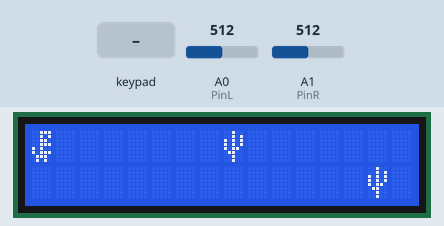
This sketch was run on a simulated Arduino Uno, built with avr-gcc and run on an emulated ATmega328P. Parts: 16×2 character LCD. Inputs (shaded band) come from the test bench; at power-on: A0 (PinL) = 512, A1 (PinR) = 512. Random numbers use the default seed unless the sketch sets one; what the sketch prints to the serial monitor is not drawn.

Above: at 1.2 s.
1.3 s: A0 (PinL) set to 585
2.8 s: A0 (PinL) set to 616
At 5.5 s:
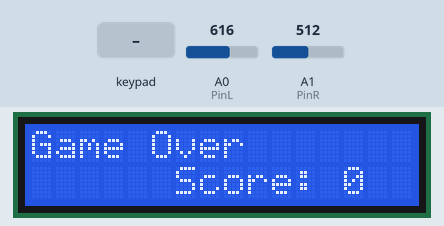
7.3 s: keypad keys 9 8 7 6 # pressed 0.4 s apart
At 7.96 s:
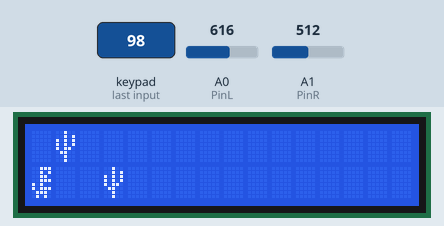
10.8 s: keypad keys 9 8 7 6 * pressed 0.4 s apart
At 12.6 s:
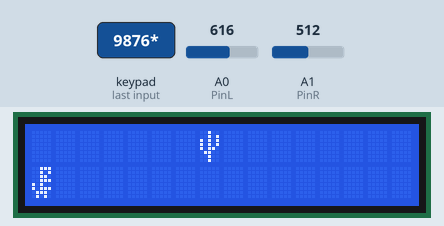
14.3 s: keypad keys 9 8 7 6 A pressed 0.4 s apart
At 16.26 s:
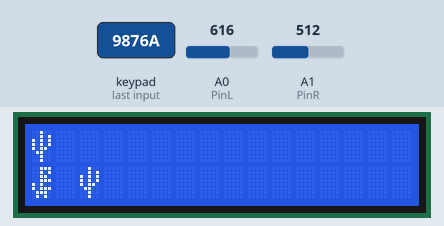
Timing chart, 0 to 17.8 s (numbered marks = the images above; inputs shaded):
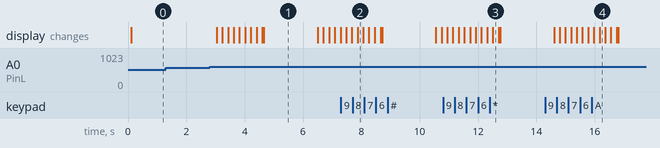

The sketch:

basic2.ino
```cpp
#include <Arduino_FreeRTOS.h>
#include <Key.h>
#include <Keypad.h>
#include <Wire.h>
#include <LiquidCrystal_I2C.h>
#define KEY_ROWS 4
#define KEY_COLS 4
#define LIGHT 600
LiquidCrystal_I2C lcd(0x3F,16,2);

// Set pins on I2C chip for LCD connections:
byte cactus[8] = {0x04, 0x05, 0x15, 0x15, 0x16, 0x0C, 0x04, 0x04};
byte dinosaur[8]  = {0x07, 0x05, 0x06, 0x07, 0x14, 0x17, 0x0E, 0x0A};

const int PinL = A0;
const int PinR = A1;
int valL = 0; // photocell variable
int valR = 0; // photocell variable
int col1 = 9;
int col2 = 15;
int rowD = 0;
int GameOver = false;
int point = 0;

char key;
char keymap[KEY_ROWS][KEY_COLS] = {
  {'1', '2', '3', 'A'},
  {'4', '5', '6', 'B'},
  {'7', '8', '9', 'C'},
  {'*', '0', '#', 'D'}
};

byte colPins[KEY_COLS] = {9, 8, 7, 6};
byte rowPins[KEY_ROWS] = {13, 12, 11, 10};
Keypad myKeypad = Keypad(makeKeymap(keymap), rowPins, colPins, KEY_ROWS, KEY_COLS);
TaskHandle_t xHandle;
TaskHandle_t xLCDHandle;

void leftTask(void *pvParameters);
void rightTask(void *pvParameters);
void cactiTask(void *pvParameters);
void LCDTask(void *pvParameters);
void KeypadTask(void *pvParameters);

// Set I2C address and size
void setup() {
  Serial.begin(9600);
  pinMode(PinL, INPUT);
  pinMode(PinR, INPUT);
  lcd.init();
  lcd.backlight();
  lcd.createChar(0, dinosaur);
  lcd.createChar(1, cactus);

  xTaskCreate(leftTask, "left", 64, NULL, 1, NULL);
  xTaskCreate(rightTask, "right", 64, NULL, 1, NULL);
  xTaskCreate(cactiTask, "cacti", 64, NULL, 1, &xHandle);
  xTaskCreate(LCDTask, "LCD", 96, NULL, 1, &xLCDHandle);
  xTaskCreate(KeypadTask, "keypad", 64, NULL, 1, NULL);

}

void leftTask(void *pvParameters) {
  (void) pvParameters;
  for(;;){
    valL = analogRead(PinL);
  }
}
void rightTask(void *pvParameters) {
  (void) pvParameters;
  for(;;){
    valR = analogRead(PinR);
  }
}

void cactiTask(void *pvParameters) {
  (void) pvParameters;
  for(;;){

    if(col1 >0) col1--;
    else col1 = random(8, 15);

    if(col2 >0) col2--;
    else col2 = random(8, 15);

    if(valL<LIGHT && valR>LIGHT) vTaskDelay(30);
    else if(valL>LIGHT && valR <LIGHT) vTaskDelay(10);
    else if(valL>LIGHT && valR >LIGHT) vTaskDelay(20);
    else if(valL<LIGHT && valR <LIGHT) vTaskSuspend(xHandle);

    if(col1 == 0 && rowD == 0 || col2 == 0 && rowD == 1){
      GameOver = true;
      vTaskPrioritySet(xLCDHandle, 2);
      vTaskSuspend(xHandle);
    }
    else if(col1 == 0 && rowD == 1 || col2 == 1 && rowD == 0) point++;
  }
}

void LCDTask(void *pvParameters) {
  (void) pvParameters;

  for(;;){
    if(GameOver == false){
      lcd.clear();
      if(valL >LIGHT || valR>LIGHT) vTaskResume(xHandle);
      lcd.setCursor(col1,0); lcd.write(1);
      lcd.setCursor(col2,1); lcd.write(1);
      lcd.setCursor(0,rowD); lcd.write(0);
      vTaskDelay(10);
    }
    else{
      lcd.clear();
      lcd.setCursor(0,0);  lcd.print(F("Game Over"));
      lcd.setCursor(6,1);  lcd.print(F("Score:"));
      lcd.setCursor(13,1); lcd.print(point);
      vTaskDelay(120); // 2 sec

      point = 0;
      GameOver = false;
      col1 = 8; col2 = 10; rowD = 0;
      vTaskResume(xHandle);
      vTaskPrioritySet(xLCDHandle, 1);
    }
  }
}

void KeypadTask(void *pvParameters) {
  (void) pvParameters;

  for(;;){
    key = myKeypad.getKey();
    if(key) Serial.println(key);
    if(key == '2') rowD = 0;
    else if(key == '8') rowD = 1;
  }
}

void loop() {}
```

Measured:
- the behaviour switches between 600 and 601 on A0 (PinL) (found by bisection; images 0 and 1)
- after the input at 1.3 s, every drawn part: stays the same
- after the input at 2.8 s, the display: first changes after 0.25 s (image 1 shows a later state)
- what the display in image 1 shows lasts 1.8 s, from 4.7 s to 6.5 s
